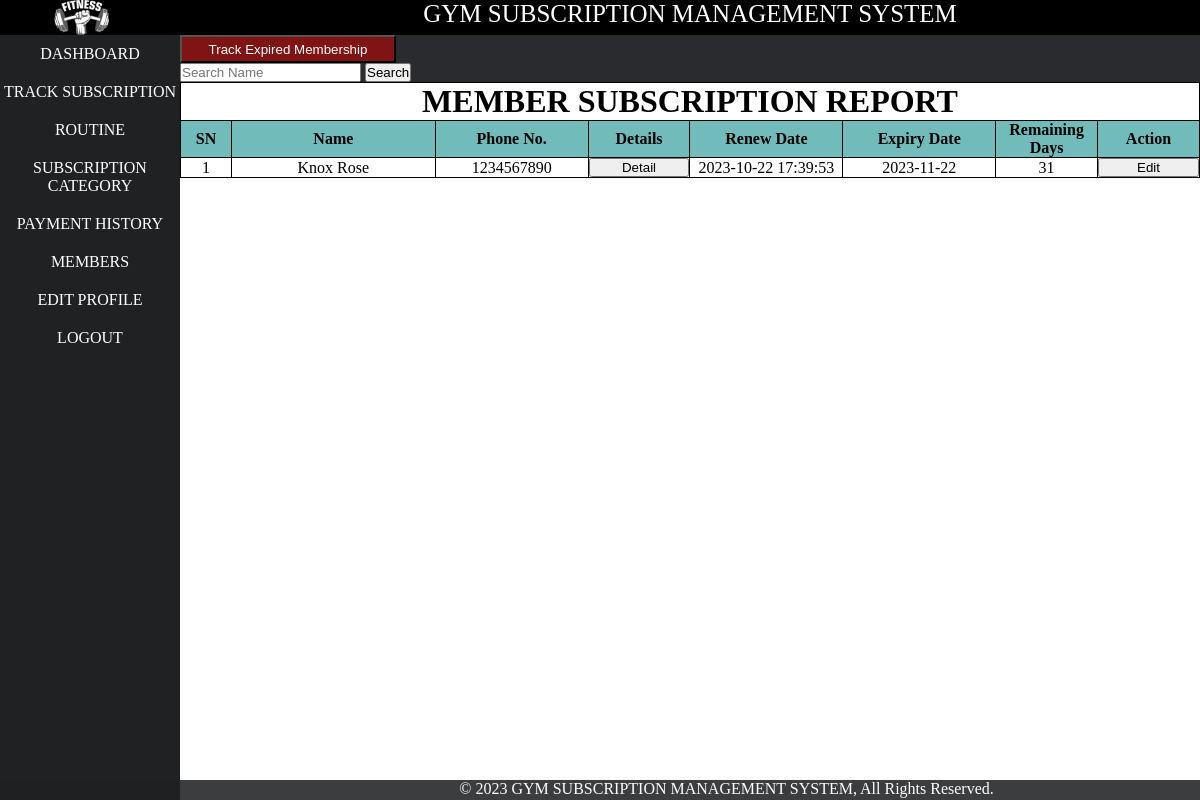
Page /admin/membersubscription.php (signed in) on the committed database.
### tables this page shows
CREATE TABLE `member_subscription_track` (
  `msid` int(11) NOT NULL,
  `cid` int(11) NOT NULL,
  `mid` int(11) NOT NULL,
  `renew_date` datetime NOT NULL DEFAULT current_timestamp() ON UPDATE current_timestamp(),
  `expiry_date` date NOT NULL
);

CREATE TABLE `member` (
  `mid` int(11) NOT NULL,
  `name` varchar(21) NOT NULL,
  `phone` bigint(10) NOT NULL,
  `email` varchar(31) NOT NULL,
  `password` varchar(255) NOT NULL,
  `status` varchar(500) NOT NULL DEFAULT 'offline',
  `date` datetime NOT NULL DEFAULT current_timestamp(),
  `image` varchar(1100) DEFAULT 'defaultuser.jpg',
  `m_otp` varchar(225) NOT NULL,
  `m_opt_expire_time` datetime NOT NULL
);

### admin/membersubscription.php (the view, shortened to what this page needs)
<?php
include('layout/header.php');
include('layout/left.php');
?>
<div id="right">
<link rel="stylesheet" href="../css/tableDecorate.css">
    <form action="track_expire_subscription.php" method="post">
        <input type="submit" name="dec" id="" value="Track Expired Membership" class="centermember_botton_trackExpire">
    </form>
    <form action="memberSubscrition_search.php" method="get">
        <input type="search" name="name_search" id="" placeholder="Search Name">
        <input type="submit" name="n_search" value="Search" id="">
    </form>
    <div class="table_class">
        <table class="membership">
            <tr>
                <td colspan="9">
                    <h1 class="center">MEMBER SUBSCRIPTION REPORT</h1>
                </td>
            </tr>
            <tr>
                <th width=5%;>SN</th>
                <th width=20%;>Name</th>
                <th width=15%;>Phone No.</th>
                <th width=10%;>Details</th>
                <th width=15%;>Renew Date</th>
                <th width=15%;>Expiry Date</th>
                <th width=10%;>Remaining Days</th>
                <th width=10%;>Action</th>
            </tr>
            <?php
            $conn = new mysqli("localhost", "root", "", "gsms");
            $sql = "SELECT m.name, m.phone, m.mid, mst.msid, mst.renew_date, mst.expiry_date
            FROM member m
            JOIN member_subscription_track mst ON m.mid = mst.mid
            WHERE m.status = 'online'
            ORDER BY mst.expiry_date ASC;
            ";
            $result = $conn->query($sql);
            $i = 0;
            while ($row = $result->fetch_assoc()) {
                $i++;
                $id = $row["mid"];
                $name = $row["name"];
                $phone = $row["phone"];
                $renew_date=$row["renew_date"];
                $expiry_date=$row["expiry_date"];
                $date = date('F j, Y');
            $expiry_timestamp = strtotime($expiry_date);
            $today_timestamp = strtotime($date);
            $difference = $expiry_timestamp - $today_timestamp;
            $days_remaining = round($difference / (60 * 60 * 24));
                echo "<tr>
                        <td>$i</td>
                        <td>$name</td>
                        <td>$phone</td>
                       <td>
                       <form action='membersubscription_detail.php' method='get' target='_blank'>
                       <input type='hidden' value='$id' name='member_id' />
                       <input type='submit' name='detail' value='Detail' class='edit_sub_track'>
                   </form>
                       </td>
                        <td>$renew_date</td>
                        <td>$expiry_date</td>
                        <td>$days_remaining</td>
                        <td class='h-center'>
                            <form action='edit_sub_track.php' method='get'>
                                <input type='hidden' value='$id' name='member_id'/>
                                <input type='submit' name='edit_track' value='Edit' class='edit_sub_track'>
                            </form>
                        </td>
                    </tr>";
            }
            ?>
        </table>
    </div>
</div>
<?php
include('layout/footer.php');
?>

### css/style.css (style rules this page uses)
* { margin: 0px; padding: 0px; }
.center { text-align: center; }
#right { text-align: justify; color: rgb(255, 250, 250); width: 85%; background-color: #292b2e; float: right; }

### css/membershiplist.css (style rules this page uses)
.membership { background: white !important; color: black !important; border-collapse: collapse; width: 100%; }
.centermember_botton_trackExpire { text-align: center !important; padding-left: 16px; padding-right: 16px; height: 28px; width: 216px; color: rgb(255 255 255); background-color: #c0020293; }
.membership th { text-align: center; border: 1px solid black; }
.membership tr td { text-align: center; border: 1px solid rgb(0, 0, 0); }
.edit_sub_track { width: 100%; }

### css/tableDecorate.css (style rules this page uses)
tr:nth-child(even) { background-color: #D6EEEE; }
tr:nth-child(1) { background-color: #ffffff; }
tr:nth-child(2) { background-color: #71bbbb; }

### rows in the picture
member_subscription_track: mid.name "Knox Rose", mid.phone "1234567890", renew_date "2023-10-22 17:39:53", expiry_date "2023-11-22"
